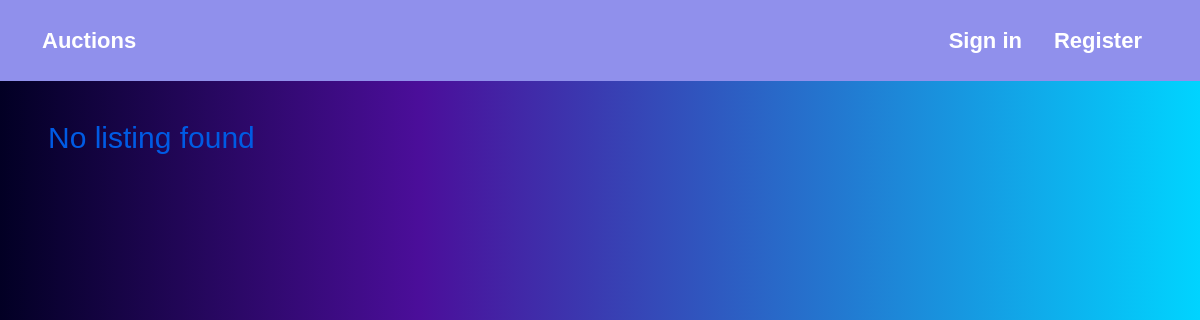
Before: /categories_view/3 with the older database file.
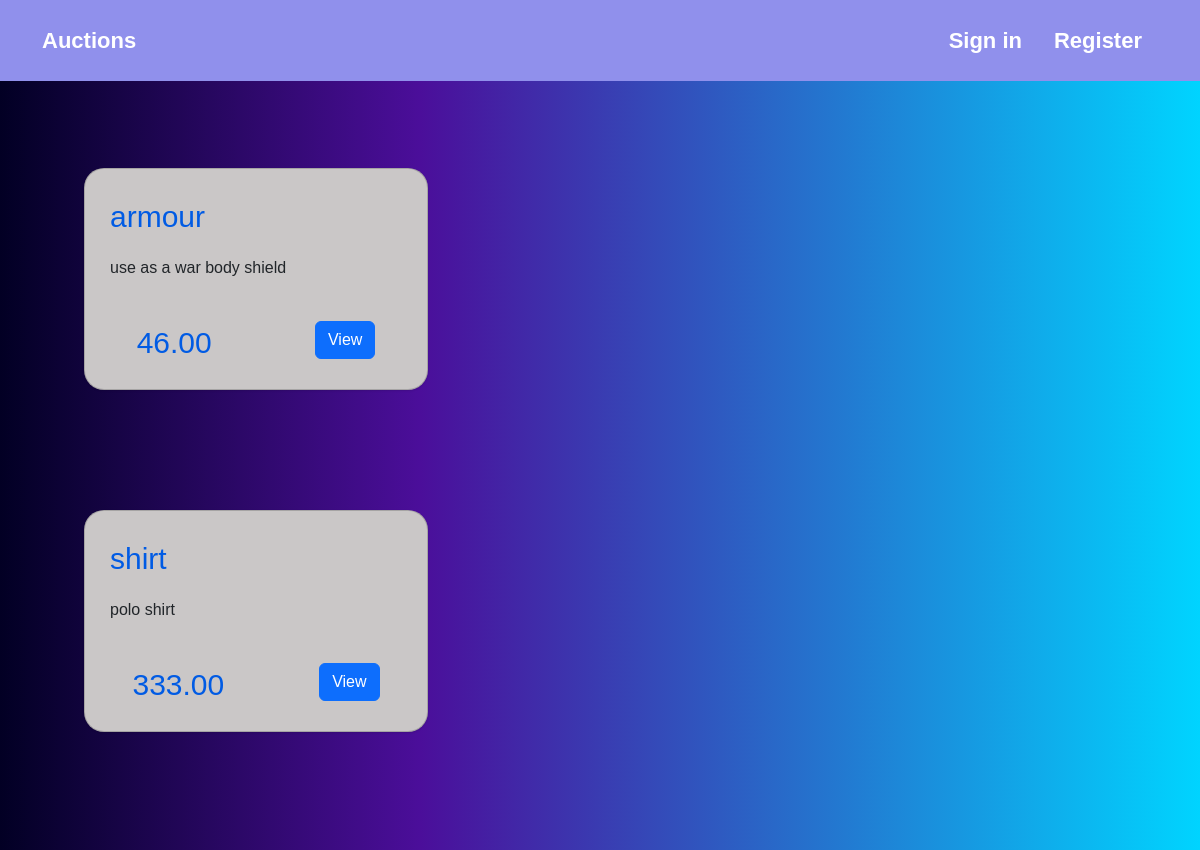
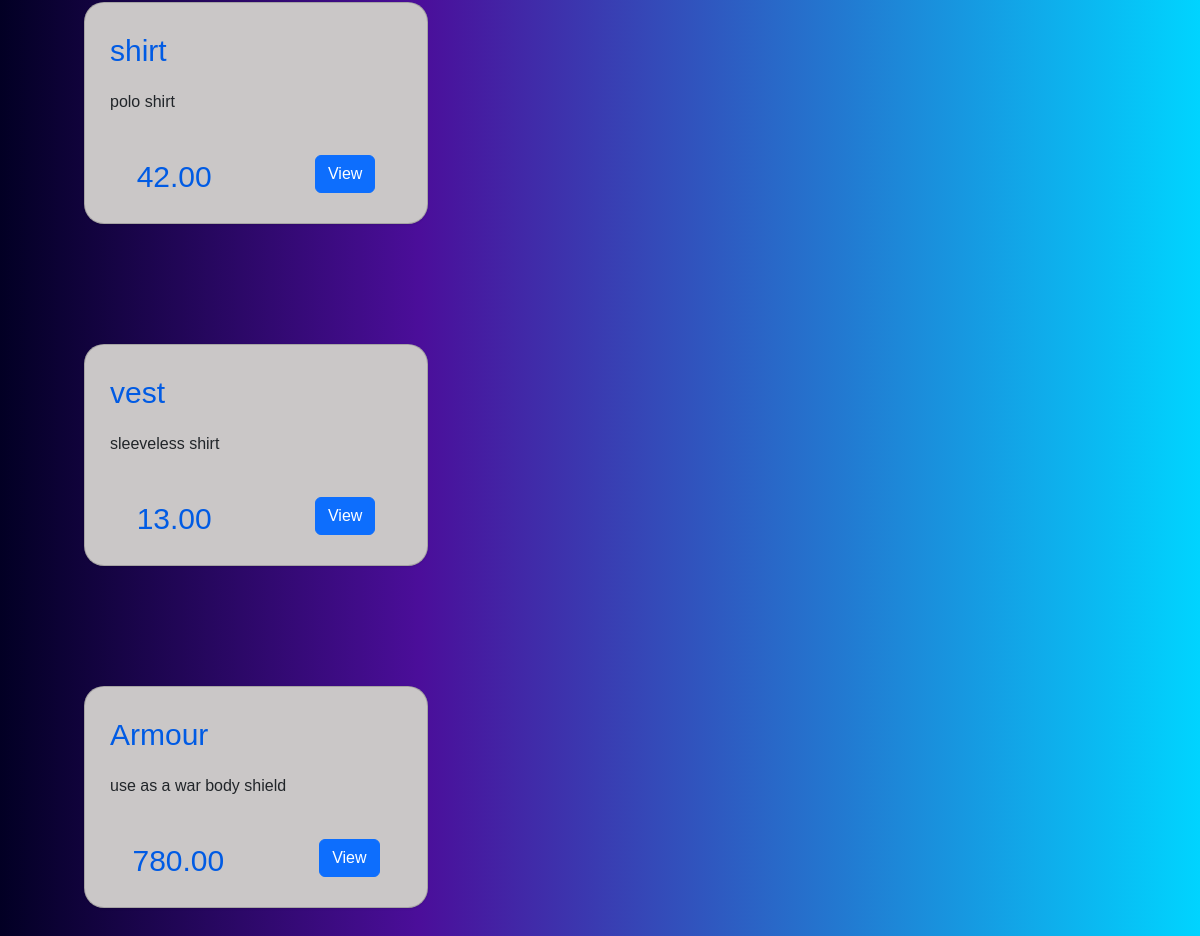
After: the same page with the newer database file (2 pictures, top to bottom).
### auctions/models.py (models this page shows, shortened)
class Listing(models.Model):
    options = [
        ("Co", "Clothing"),
        ("PH", "Phones"),
        ("FR", "Furnitures"),
    ]
    title = models.CharField(max_length=100, null=True)
    description = models.TextField(null=True)
    starting_bid = models.DecimalField(max_digits=10, default=10, decimal_places=2)
    current_bid = models.DecimalField(max_digits=10, null=True, decimal_places=2)
    creator = models.ForeignKey(settings.AUTH_USER_MODEL, null=True, on_delete=models.CASCADE)
    created_at = models.DateTimeField(auto_now_add=True, null=True)
    is_active = models.BooleanField(default=True)
    category = models.CharField(choices=options, max_length=5, blank=False, null=True)

### auctions/views.py (the view)
# urls.py: path("categories_view/<int:id>", views.categories_view, name="categories_view"),
def categories_view(request, id):
    category = Category.objects.get(pk=id)
    listings = Listing.objects.filter(category=category)
    return render(request, "auctions/Categories_view.html", {
    "category_items": listings,
    "cat": category
})

### auctions/models.py (called while the page is built)
    def __str__(self):
        return self.type

### auctions/templates/auctions/categories_view.html (shortened to what this page needs)
{% extends "auctions/layout.html" %}
{% block body %}
<div class="row g-4 mt-5 p-5">
    {% for category_item in category_items %}
    <div class="row-cols-1 row-cols-md-3 g-4 p-5">
        <div class="col card">
            <div class="card-body">
                <h3 class="card-title">{{category_item.title}}</h3>
                <p class="card-text">{{category_item.description}}</p>
            </div>
            <div class="mb-2 d-flex justify-content-around">
                <h3>{% if category_item %}{{ category_item.current_bid }}{% else %} {{ category_item.starting_bid }} {% endif %}</h3>
                <a href="{% url 'listing_detail' id=category_item.id %}"><button class="btn btn-primary mt-3" type="button">View</button></a>
            </div>
        </div>
    </div>
    {% empty %}
    <h3>No listing found</h3>
    {% endfor %}
</div>
{% endblock %}

### auctions/templates/auctions/layout.html (shortened to what this page needs)
{% load static %}
<!DOCTYPE html>
<html lang="en">
  <head>
    <link href="https://cdn.jsdelivr.net/npm/bootstrap@5.2.1/dist/css/bootstrap.min.css" rel="stylesheet">
    <link href="{% static 'auctions/styles.css' %}" rel="stylesheet">
  </head>
  <body>
    <nav class="navbar fixed-top navbar-expand-lg navbar-dark nav-font bg-color p-md-3">
      <div class="container">
        <a class="navbar-brand" href="{% url 'index' %}">Auctions</a>
        <div class="collapse navbar-collapse" id="navbarNav">
          <div class="navbar-nav">
            {% if user.is_authenticated %}
            <a class="nav-link px-3" href="{% url 'logout' %}">Sign out</a>
            <a class="nav-link px-3" href="{% url 'create_listing' %}">Add+</a>
            <a class="nav-link px-3" href="{% url 'watchlist' %}">Watchlist</a>
            <a class="nav-link px-3" href="{% url 'category' %}">Category</a>
            {% else %}
            <a class="nav-link px-3" href="{% url 'login' %}">Sign in</a>
            <a class="nav-link px-3" href="{% url 'register' %}">Register</a>
            {% endif %}
          </div>
        </div>
      </div>
    </nav>
    {% block body %}
    {% endblock %}
  </body>
</html>

### auctions/static/auctions/styles.css (style rules this page uses)
* { padding: 0; margin: 0; box-sizing: border-box; }
body { background: linear-gradient(90deg, rgba(2,0,36,1) 0%, rgba(75,14,154,1) 35%, rgba(0,212,255,1) 100%); font-family: 'Poppins', sans-serif; max-width: 100%; overflow-x: hidden; }
.card { background-color: rgb(202, 199, 199); border-radius: 20px; box-shadow: rgba(0, 0, 0, 0.1) 0px 1px 2px 0px; }
.card-body { padding: 25px; margin-top: -15px; }
h3, h5 { color: rgb(0, 91, 228); }
.bg-color { background-color: rgb(144, 144, 236); }
.nav-font a { color: white; font-weight: bold; font-size: 22px; }
h3 { margin: 20px 0 20px 0; font-size: 30px; }
p { margin: 20px 0 20px 0; line-height: 25px; }

Changed rows visible on the page:
now on this page (row edited): Listing: title "armour", description "use as a war body shield", current_bid "46.00"
now on this page (row edited): Listing: title "shirt", description "polo shirt", current_bid "333.00"
added Listing: title "shirt", description "polo shirt", current_bid "42.00"
added Listing: title "vest", description "sleeveless shirt", current_bid "13.00"
added Listing: title "Armour", description "use as a war body shield", current_bid "780.00"
Other visible differences:
text no longer shown: "No listing found"
